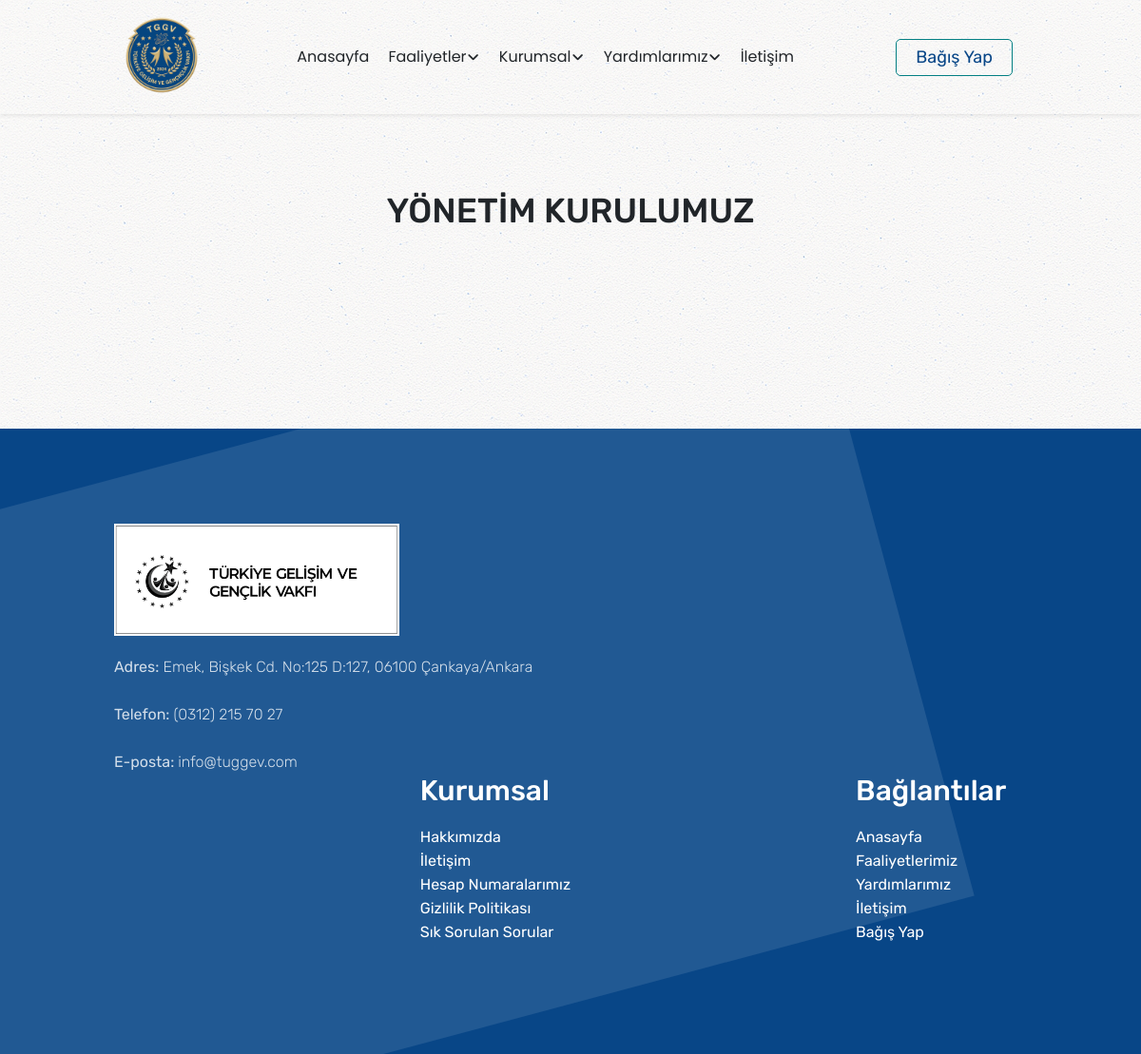
/yonetim-kurulu, run on an earlier commit of the app's database.
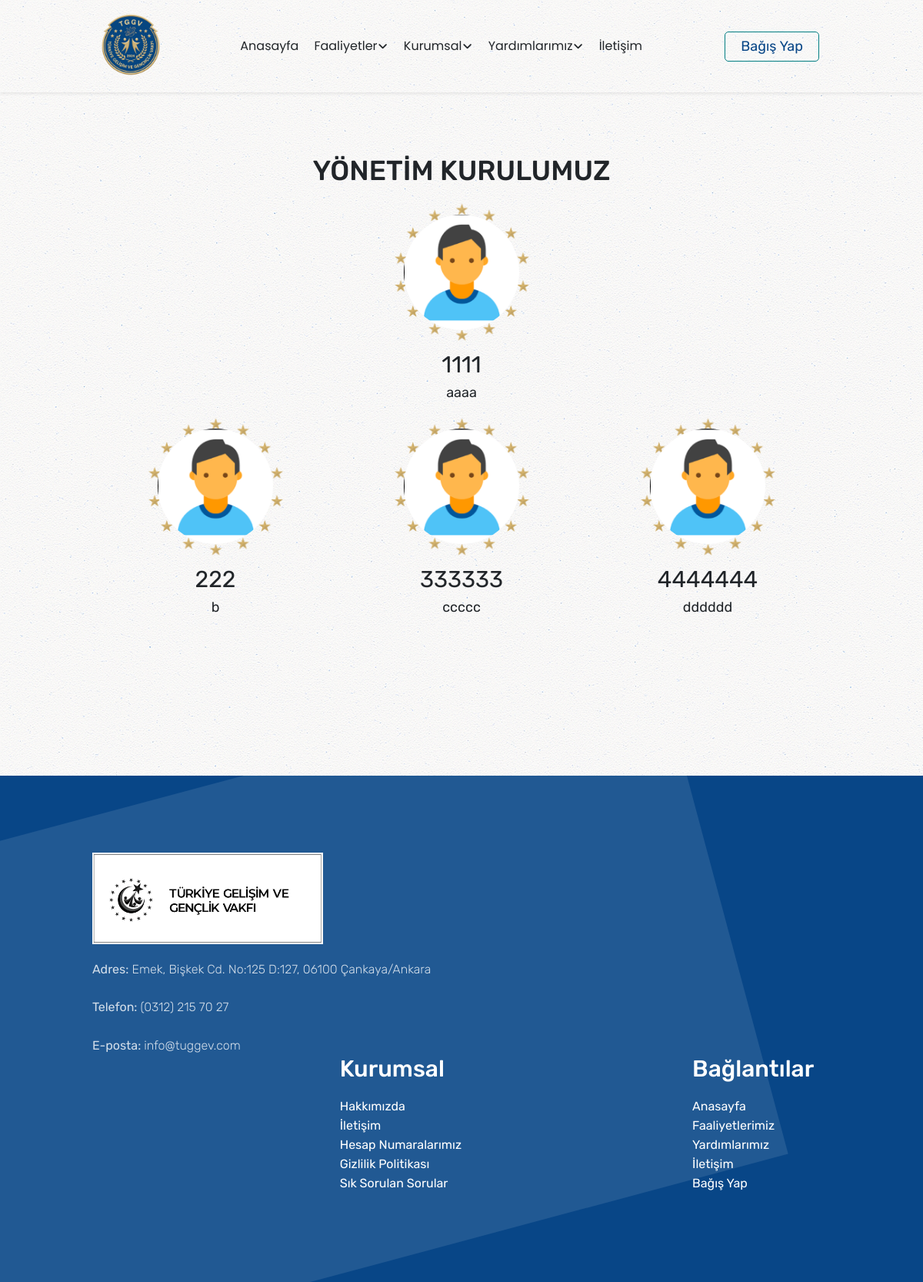
And on a later commit of the database.
### company/models.py (models this page shows)
class YonetimKurulu(models.Model):
    Ad = models.CharField(max_length=100 , null=True , blank=True)
    Sifat = models.CharField(max_length=200 , null=True , blank=True)
    Resim = models.ImageField(upload_to='djangouploads/company')
    Yonetici_Durumu = models.CharField(max_length=50 ,choices=[('Baskan' , 'Baskan') ,
                                                               ('Diger' , 'Diger')] ,default='Diger' ,  null=True , blank=True)

### company/views.py (the view)
# urls.py: path('yonetim-kurulu' , yk , name='yonetim-kurulu'),
def yk(request):
    context = {
        'yon_kur': YonetimKurulu.objects.all()
    }
    return render(request , 'yk.html',context)

### company/templates/yk.html
{% extends 'base.html' %}
{% load static %}
{% block head %}
<link rel="stylesheet" href="{% static 'css/yk.css' %}">
{% endblock %}
{% block body %}
<section id="yk">
    <div class="yk-wrapper">
        <h2 class="section-title">YÖNETİM KURULUMUZ</h2>
        <div class="managers">
            {% for person in yon_kur %}
                {% if person.Yonetici_Durumu == "Baskan" %}
                    <div class="managerh">
                        <div class="manager-img-wrapper">
                            <img class="manager-img" src="{{ person.Resim }}" alt="">
                        </div>
                        <h1 class="manager-name">{{ person.Ad }}</h3>
                        <h3 class="manager-title">{{ person.Sifat }}</h3>
                    </div>
                {% else %}
                    <div class="manager">
                        <div class="manager-img-wrapper">
                            <img class="manager-img" src="{{ person.Resim }}" alt="">
                        </div>
                        <h1 class="manager-name">{{ person.Ad }}</h3>
                        <h3 class="manager-title">{{ person.Sifat }}</h3>
                    </div>
                {% endif %}
            {% endfor %}
        </div>
    </div>
</section>
{% endblock %}

What changed in the data, as far as the page shows it:
added YonetimKurulu: Resim (picture), Ad "1111", Sifat "aaaa"
added YonetimKurulu: Resim (picture), Ad "222", Sifat "b"
added YonetimKurulu: Resim (picture), Ad "333333", Sifat "ccccc"
added YonetimKurulu: Resim (picture), Ad "4444444", Sifat "dddddd"
